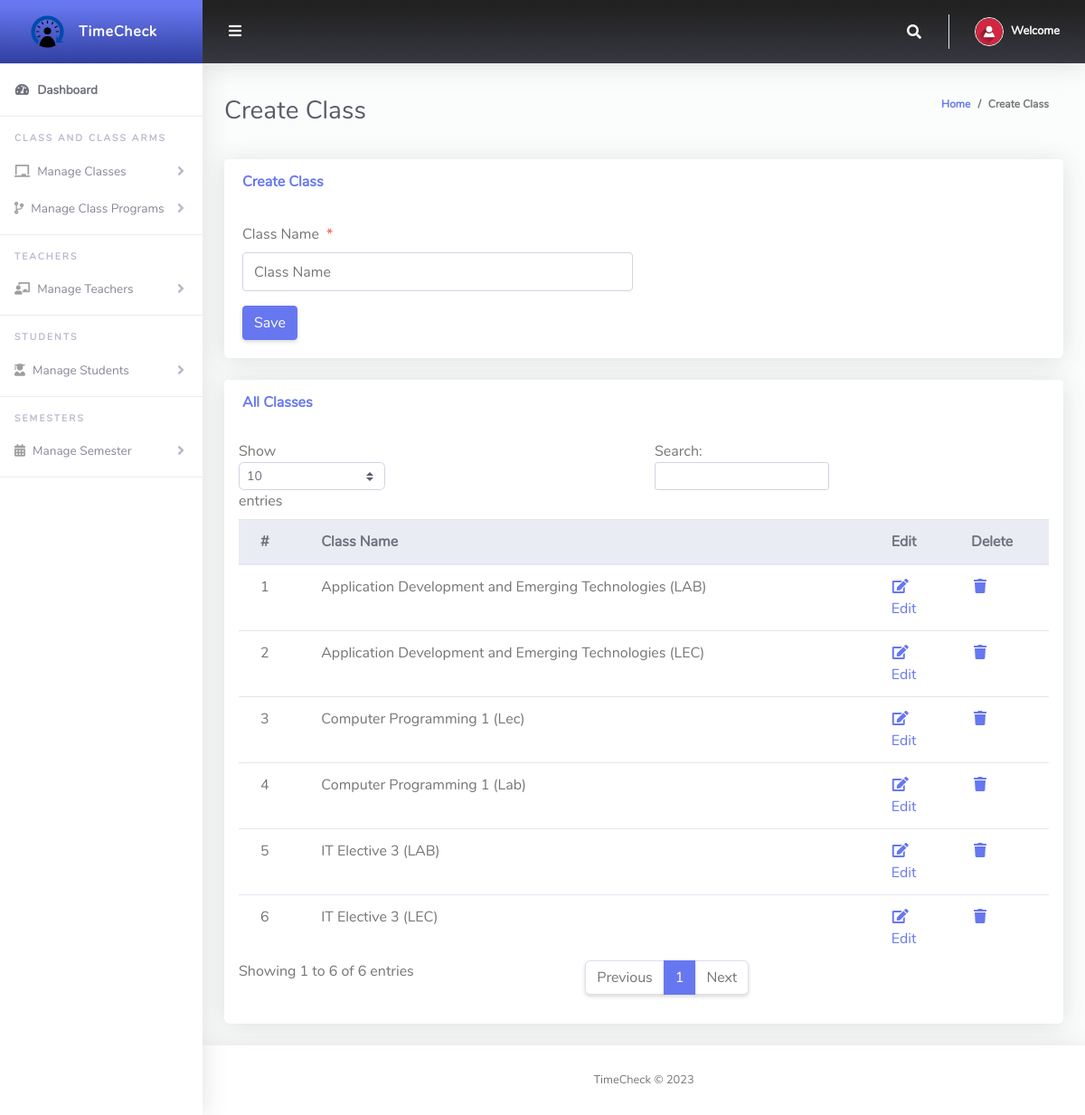
Page /Admin/createClass.php (signed in) on the committed database.
### tables this page shows
CREATE TABLE `tblclass` (
  `Id` int(10) NOT NULL,
  `className` varchar(255) NOT NULL
);

### Admin/createClass.php (the view, shortened to what this page needs)
<?php
include '../Includes/dbcon.php';
?>
<!DOCTYPE html>
<html lang="en">
<head>
  <link href="../vendor/fontawesome-free/css/all.min.css" rel="stylesheet" type="text/css">
  <link href="../vendor/bootstrap/css/bootstrap.min.css" rel="stylesheet" type="text/css">
  <link href="css/ruang-admin.min.css" rel="stylesheet">
</head>
<body id="page-top">
  <div id="wrapper">
      <?php include "Includes/sidebar.php";?>
    <div id="content-wrapper" class="d-flex flex-column">
      <div id="content">
       <?php include "Includes/topbar.php";?>
        <div class="container-fluid" id="container-wrapper">
          <div class="d-sm-flex align-items-center justify-content-between mb-4">
            <h1 class="h3 mb-0 text-gray-800">Create Class</h1>
            <ol class="breadcrumb">
              <li class="breadcrumb-item"><a href="./">Home</a></li>
              <li class="breadcrumb-item active" aria-current="page">Create Class</li>
            </ol>
          </div>
          <div class="row">
            <div class="col-lg-12">
              <div class="card mb-4">
                <div class="card-header py-3 d-flex flex-row align-items-center justify-content-between">
                  <h6 class="m-0 font-weight-bold text-primary">Create Class</h6>
                </div>
                <div class="card-body">
                  <form method="post">
                    <div class="form-group row mb-3">
                        <div class="col-xl-6">
                            <label class="form-control-label">Class Name<span class="text-danger ml-2">*</span></label>
                      <input type="text" class="form-control" name="className" value="<?php echo $row['className'];?>" id="exampleInputFirstName" placeholder="Class Name">
                        </div>
                    </div>
                      <?php
                    if (isset($Id))
                    {
                    ?>
                    <button type="submit" name="update" class="btn btn-warning">Update</button>
                    &nbsp;&nbsp;&nbsp;&nbsp;&nbsp;&nbsp;&nbsp;&nbsp;&nbsp;&nbsp;
                    <?php
                    } else {
                    ?>
                    <button type="submit" name="save" class="btn btn-primary">Save</button>
                    <?php
                    }
                    ?>
                  </form>
                </div>
              </div>
                 <div class="row">
              <div class="col-lg-12">
              <div class="card mb-4">
                <div class="card-header py-3 d-flex flex-row align-items-center justify-content-between">
                  <h6 class="m-0 font-weight-bold text-primary">All Classes</h6>
                </div>
                <div class="table-responsive p-3">
                  <table class="table align-items-center table-flush table-hover" id="dataTableHover">
                    <thead class="thead-light">
                      <tr>
                        <th>#</th>
                        <th>Class Name</th>
                        <th>Edit</th>
                        <th>Delete</th>
                      </tr>
                    </thead>
                    <tbody>
                  <?php
                      $query = "SELECT * FROM tblclass";
                      $rs = $conn->query($query);
                      $num = $rs->num_rows;
                      $sn=0;
                      if($num > 0)
                      {
                        while ($rows = $rs->fetch_assoc())
                          {
                             $sn = $sn + 1;
                            echo"
                              <tr>
                                <td>".$sn."</td>
                                <td>".$rows['className']."</td>
                                <td><a href='?action=edit&Id=".$rows['Id']."'><i class='fas fa-fw fa-edit'></i>Edit</a></td>
                                <td>
                                <a href='?action=delete&Id=".$rows['Id']."' onclick='return confirmDelete()'>
                                  <i class='fas fa-fw fa-trash'></i>
                                </a>
                              </td>
                              </tr>";
                          }
                      }
                      ?>
                    </tbody>
                  </table>
                </div>
              </div>
            </div>
            </div>
          </div>
        </div>
      </div>
       <?php include "Includes/footer.php";?>
    </div>
  </div>
</body>
</html>

### rows in the picture
tblclass: className "Application Development and Emerging Technologies (LAB)"
tblclass: className "Application Development and Emerging Technologies (LEC)"
tblclass: className "Computer Programming 1 (Lec)"
tblclass: className "Computer Programming 1 (Lab)"
tblclass: className "IT Elective 3 (LAB)"
tblclass: className "IT Elective 3 (LEC)"
